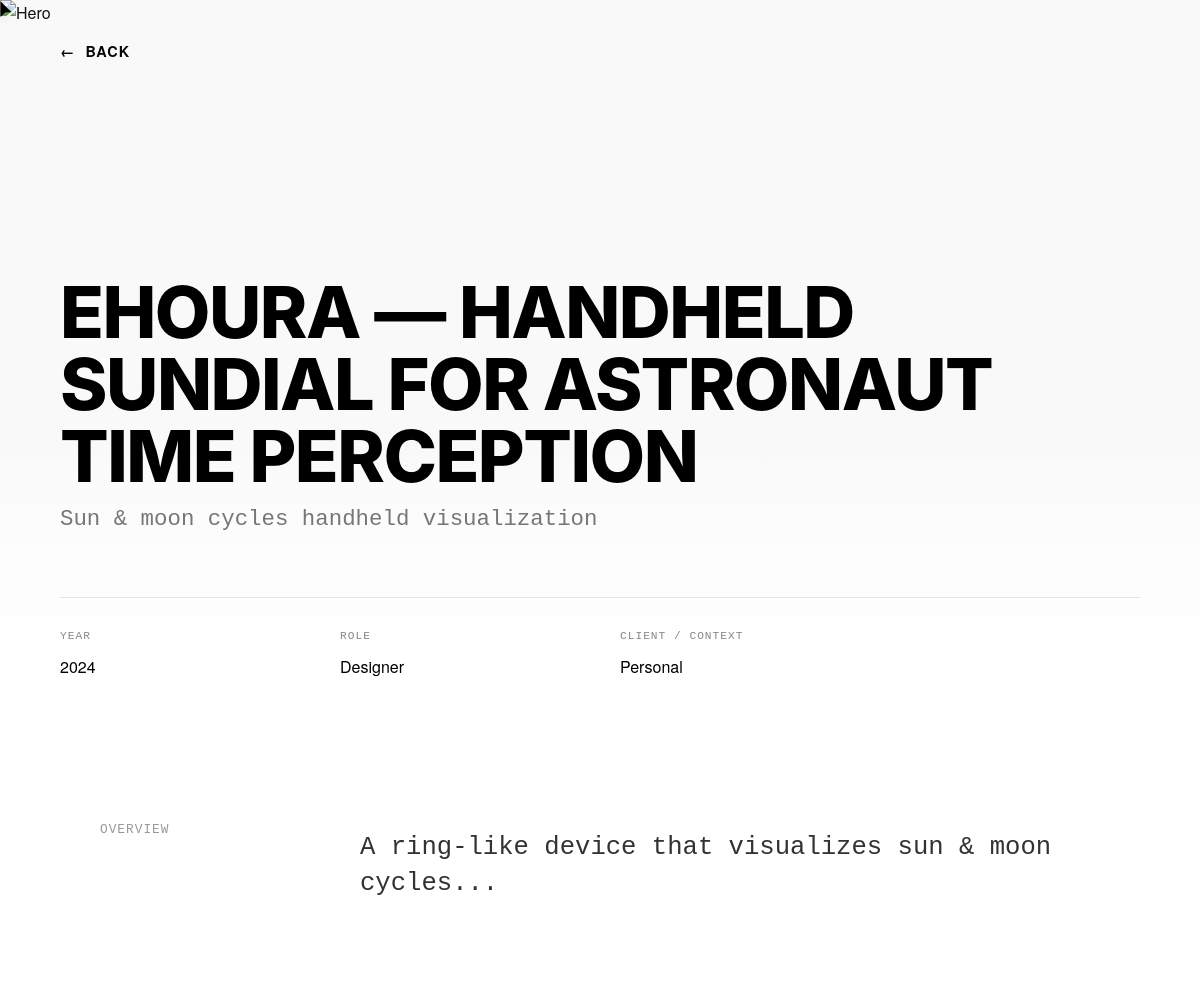
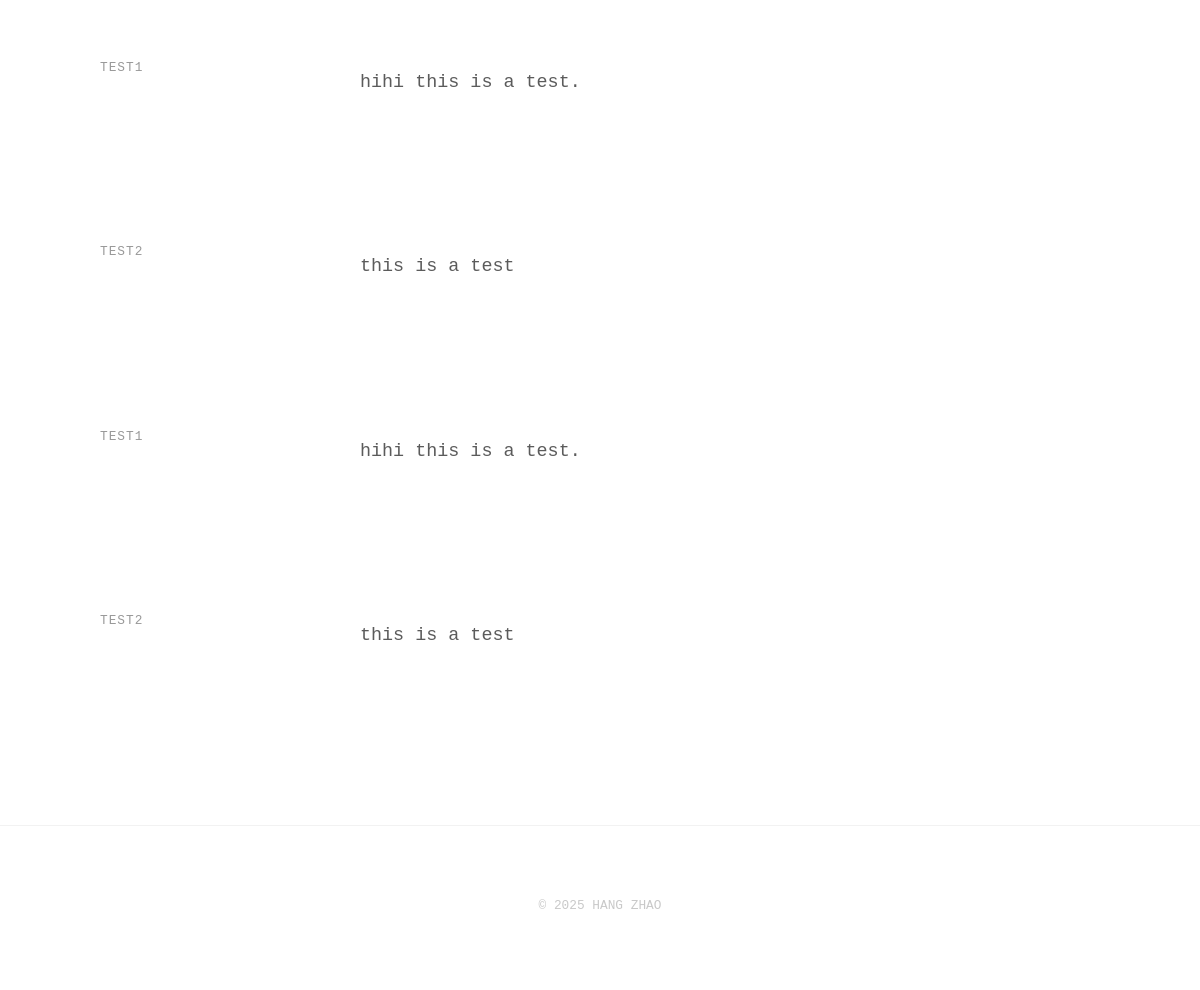
Page /project.php?slug=ehoura on the committed database (2 pictures, top to bottom).
### tables this page shows
CREATE TABLE projects (
      id INTEGER PRIMARY KEY AUTOINCREMENT,
      title TEXT NOT NULL,
      slug TEXT UNIQUE,
      description TEXT,
      tags TEXT,                 -- 逗号分隔，或存 JSON
      image_url TEXT,            -- 首图
      gallery_json TEXT,         -- 其他图 JSON 数组
      meta_json TEXT,            -- 可扩展的结构化元数据（JSON），用于 subtitle/links/tools/process 等
      url TEXT,                  -- 外链（Behance/GitHub/视频等）
       year INTEGER,
       month INTEGER,
      featured INTEGER DEFAULT 0,
      order_index INTEGER DEFAULT 0,
      created_at TEXT NOT NULL,
      updated_at TEXT NOT NULL
    , background_problem TEXT, design_goals TEXT, solution_overview TEXT, interaction_design TEXT, pipeline TEXT, prototype_highlights TEXT, usability_testing TEXT, outcomes TEXT, ethics TEXT, next_steps TEXT, media_notes TEXT, acknowledgements TEXT, contact TEXT, subtitle TEXT, links TEXT, tools TEXT, hero_media TEXT);

### src/config.php (called while the page is built)
<?php
return [
  'db_path' => __DIR__ . '/../data/portfolio.sqlite',
  'admin_password' => '949949Zh',
  'site_name' => 'HANG ZHAO',
];

### src/db.php (called while the page is built, shortened)
<?php
function get_pdo(): PDO {
  static $pdo = null;
  if ($pdo) return $pdo;
  $config = require __DIR__ . '/config.php';
  $dsn = 'sqlite:' . $config['db_path'];
  $pdo = new PDO($dsn, null, null, [
    PDO::ATTR_ERRMODE => PDO::ERRMODE_EXCEPTION,
    PDO::ATTR_DEFAULT_FETCH_MODE => PDO::FETCH_ASSOC,
  ]);
  $pdo->exec('PRAGMA foreign_keys = ON;');
  return $pdo;
}

### public/project.php (the view, shortened to what this page needs)
<?php
require __DIR__ . '/../src/functions.php';
$config = require __DIR__ . '/../src/config.php';
$id_or_slug = $_GET['id'] ?? $_GET['slug'] ?? null;
$project = find_project_by_id_or_slug($id_or_slug);
$meta = !empty($project['meta_json']) ? (json_decode($project['meta_json'], true) ?: []) : [];
function g($key)
{
    global $meta, $project;
    return $meta[$key] ?? ($project[$key] ?? null);
}
function h($str)
{
    return htmlspecialchars((string) $str, ENT_QUOTES, 'UTF-8');
}
$heroHeight = (isset($meta['hero_height']) && $meta['hero_height']) ? $meta['hero_height'] . 'vh' : '85vh';
$heroScale = $meta['hero_scale'] ?? 1.0;
$heroPosY = $meta['hero_pos_y'] ?? 50;
?>
<!doctype html>
<html lang="en">
<head>
    <link rel="stylesheet" href="css/test.css?v=<?= time() ?>">
    <link rel="stylesheet" href="css/project.css?v=<?= time() ?>">
</head>
<body class="project-page">
    <div id="cursor-wrapper">
    </div>
    <nav class="project-nav"><a href="index.php" class="back-link"><span class="icon">←</span> <span
                class="text">Back</span></a></nav>
    <header class="project-hero" style="height: <?= h($heroHeight) ?>; transform: scale(<?= h($heroScale) ?>);">
        <div class="hero-bg">
            <?php
            $heroMedia = $meta['hero_media'] ?? $project['hero_media'] ?? $project['image_url'];
            if (is_string($heroMedia) && (str_starts_with($heroMedia, '{') || str_starts_with($heroMedia, '['))) {
                $decoded = json_decode($heroMedia, true);
                if (json_last_error() === JSON_ERROR_NONE)
                    $heroMedia = $decoded;
            }
            $heroSrc = '';
            if (is_string($heroMedia)) {
                $heroSrc = $heroMedia;
                if (preg_match('/\.(mp4|webm)$/i', $heroSrc))
                    $isVideo = true;
            } elseif (is_array($heroMedia)) {
                $heroSrc = $heroMedia['src'] ?? '';
            }
            ?>
            <img src="<?= h($heroSrc) ?>" alt="Hero"
                style="object-position: center <?= h($heroPosY) ?>%; transform: scale(<?= h($heroScale) ?>);">
            <div class="hero-gradient"></div>
            <div class="hero-gradient"></div>
        </div>
        <div class="hero-content">
            <h1 class="title"><?= h($project['title']) ?></h1>
            <?php if ($sub = g('subtitle')): ?>
                <p class="subtitle"><?= h($sub) ?></p><?php endif; ?>
            <div class="info-hud">
                <div class="hud-item">
                    <label>Year</label>
                    <span><?= h($project['year']) ?></span>
                </div>
                <div class="hud-item">
                    <label>Role</label>
                    <span><?= h(g('role') ?: 'Designer') ?></span>
                </div>
                <div class="hud-item">
                    <label>Client / Context</label>
                    <span><?= h(g('client') ?: 'Personal') ?></span>
                </div>
            </div>
        </div>
    </header>
    <main class="project-body">
        <?php if ($desc = g('description')): ?>
            <section class="content-row intro">
                <div class="row-label">Overview</div>
                <div class="row-content lead-text">
                    <?= render_markdown($desc) ?>
                </div>
            </section>
        <?php endif; ?>
        <?php
        $blocks = $meta['blocks'] ?? [];
        if (!empty($blocks) && is_array($blocks)):
            foreach ($blocks as $b):
                ?>
                <?php if ($b['type'] === 'text'): ?>
                    <section class="content-row">
                        <div class="row-label"><?= h($b['label']) ?></div>
                        <div class="row-content">
                            <?= render_markdown($b['content']) ?>
                        </div>
                    </section>
                <?php endif; ?>
                <?php
            endforeach;
        endif;
        ?>
        <?php
        $blocks = $meta['blocks'] ?? [];
        foreach ($blocks as $b):
            ?>
            <?php if ($b['type'] === 'text'): ?>
                <section class="content-row">
                    <div class="row-label"><?= h($b['label']) ?></div>
                    <div class="row-content"><?= render_markdown($b['content']) ?></div>
                </section>
            <?php endif; ?>
        <?php endforeach; ?>
    </main>
    <footer class="project-footer">
        <p>© <?= date('Y') ?> <?= h($config['site_name']) ?></p>
    </footer>
</body>
</html>

### src/functions.php (shortened to what this page needs)
<?php
require_once __DIR__ . '/db.php';
function find_project_by_id_or_slug($id_or_slug): ?array
{
  $pdo = get_pdo();
  if (ctype_digit((string) $id_or_slug)) {
    $stmt = $pdo->prepare("SELECT * FROM projects WHERE id = :id");
    $stmt->execute([':id' => (int) $id_or_slug]);
  } else {
    $stmt = $pdo->prepare("SELECT * FROM projects WHERE slug = :slug");
    $stmt->execute([':slug' => (string) $id_or_slug]);
  }
  $row = $stmt->fetch();
  return $row ?: null;
}
function render_markdown($text) {
    $text = htmlspecialchars($text, ENT_NOQUOTES, 'UTF-8');
    $text = preg_replace('/\[([^\]]+)\]\(([^)]+)\)/', '<a href="$2" target="_blank" class="text-link">$1</a>', $text);
    $text = preg_replace('/\*\*([^\*]+)\*\*/', '<strong>$1</strong>', $text);
    $lines = explode("\n", $text);
    $inList = false;
    $out = [];
    foreach ($lines as $line) {
        $trim = trim($line);
        if (str_starts_with($trim, '- ')) {
            if (!$inList) {
                $out[] = '<ul class="md-list">';
                $inList = true;
            }
            $content = substr($trim, 2);
            $out[] = '<li>' . $content . '</li>';
        } else {
            if ($trim !== '') {
                $out[] = '<p>' . $line . '</p>';
            }
        }
    }
    return implode("\n", $out);
}

### public/css/test.css (style rules this page uses)
:root { --grid-cols: 4; --border-color: rgba(255, 255, 255, 0.2); }
body, html { margin: 0; padding: 0; width: 100%; min-height: 100%; background-color: #050505; font-family: 'Helvetica Neue', Arial, sans-serif; color: #fff; cursor: none; overflow-x: hidden; }
header h1 { margin: 0; font-family: 'Inter', sans-serif; font-size: 1.2rem; letter-spacing: 1px; text-transform: uppercase; font-weight: 600; margin-bottom: 10px; }
#cursor-wrapper { position: fixed; top: 0; left: 0; width: 30px; height: 60px; pointer-events: none; z-index: 100; mix-blend-mode: normal; }
p { font-size: 0.8rem; margin-top: 10px; font-family: 'Courier New', monospace; opacity: 0.8; }
footer { position: relative; z-index: 20; text-align: center; padding: 40px; font-size: 0.8rem; color: rgba(255,255,255,0.4); }

### public/css/project.css (style rules this page uses)
.project-page { background-color: #ffffff !important; color: #111111; font-family: 'Helvetica Neue', Helvetica, Arial, sans-serif; line-height: 1.6; overflow-x: hidden; cursor: none; min-height: 100vh; }
.project-nav { position: fixed; top: 40px; left: 60px; z-index: 100; mix-blend-mode: difference; }
.back-link { color: #fff; text-decoration: none; font-size: 0.9rem; font-weight: 600; text-transform: uppercase; letter-spacing: 1px; transition: transform 0.3s; cursor: none; display: flex; align-items: center; gap: 10px; }
.project-hero { position: relative; height: 85vh; display: flex; flex-direction: column; justify-content: flex-end; margin-bottom: 100px; padding: 0 60px 40px 60px; background-color: #f9f9f9; }
.hero-bg { position: absolute; top: 0; left: 0; width: 100%; height: 100%; z-index: 0; }
.hero-content { position: relative; z-index: 2; max-width: 1200px; margin: 0 auto; width: 100%; }
.hero-bg img, .hero-bg video { width: 100%; height: 100%; object-fit: cover; filter: none; display: block; }
.hero-gradient { position: absolute; bottom: 0; left: 0; width: 100%; height: 40%; background: linear-gradient(to top, #ffffff, rgba(255,255,255,0)); }
.title { font-family: 'Inter', sans-serif; font-size: 4.5rem; font-weight: 800; color: #000; margin: 0 0 10px 0; line-height: 1; letter-spacing: -1.5px; }
.subtitle { font-size: 1.4rem; color: #555; margin: 0 0 60px 0; font-weight: 400; max-width: 600px; }
.info-hud { display: grid; grid-template-columns: repeat(4, 1fr); gap: 40px; padding-top: 30px; border-top: 1px solid rgba(0,0,0,0.1); }
.hud-item { display: flex; flex-direction: column; }
.hud-item label { font-size: 0.7rem; text-transform: uppercase; letter-spacing: 1px; color: #888; margin-bottom: 8px; font-family: 'Courier New', monospace; }
.hud-item span { font-size: 1rem; color: #000; font-weight: 500; }
.project-body { max-width: 1000px; margin: 0 auto; padding: 0 60px; }
.content-row { display: grid; grid-template-columns: 200px 1fr; gap: 60px; margin-bottom: 120px; }
.row-label { font-family: 'Courier New', monospace; font-size: 0.8rem; text-transform: uppercase; letter-spacing: 1px; color: #999; position: sticky; top: 40px; height: fit-content; }
.row-content p { font-size: 1.15rem; color: #333; margin-bottom: 25px; font-weight: 400; }
.lead-text p { font-size: 1.6rem; line-height: 1.4; color: #000; font-weight: 500; }
.project-footer { margin-top: 150px; padding: 60px 0; text-align: center; font-size: 0.8rem; color: #bbb; border-top: 1px solid rgba(0,0,0,0.05); }

### rows in the picture
projects: title "EHOURA — HANDHELD SUNDIAL FOR ASTRONAUT TIME PERCEPTION", subtitle "Sun & moon cycles handheld visualization", year "2024", meta_json "Designer", meta_json "Personal", description "A ring-like device that visualizes sun & moon cycles..."

### other values in the picture
$b['label'] "TEST1"
$b['label'] "TEST2"
$config['site_name'] "HANG ZHAO"
